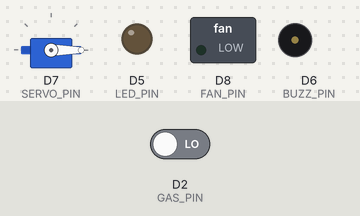
Bench run of a sketch on a simulated ESP8266 (NodeMCU). On the bench: servo, switched loads named in the sketch (green lamp = pin HIGH), output pins drawn as LEDs (lit = HIGH), buzzer (waves = sounding, pin HIGH). Dashed ring = blinking. The inputs (shaded band) are chosen by the test bench; at power-on: D2 (GAS_PIN) LOW. What the sketch prints to the serial monitor is not drawn.

Above: at 1.2 s.
1.3 s: D2 (GAS_PIN) driven HIGH
At 1.41 s:
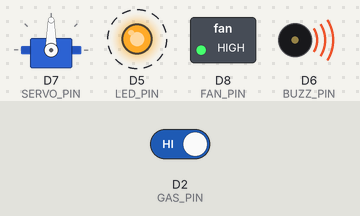
4.3 s: D2 (GAS_PIN) driven LOW
At 5.5 s:
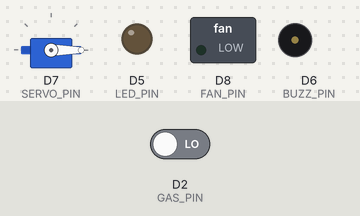
Timing chart, 0 to 7.3 s (numbered marks = the images above; inputs shaded):
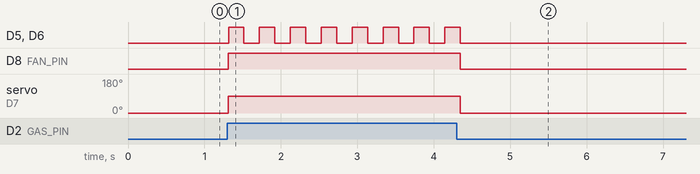

Measured:
- after the input at 1.3 s, D5 (LED_PIN), D6 (BUZZ_PIN): alternates HIGH for 0.20 s and LOW for 0.20 s, starting at once; D8 (FAN_PIN): LOW → HIGH at once; servo on D7 (SERVO_PIN): 0° → 90° at once
- after the input at 4.3 s, D5 (LED_PIN), D6 (BUZZ_PIN): goes on until 4.3 s, then stays LOW; D8 (FAN_PIN): HIGH → LOW after 0.05 s; servo on D7 (SERVO_PIN): 90° → 0° after 0.05 s

The sketch:

ESP8266_Code.ino_Code__ESP8266_Code.ino
```cpp
#include <ESP8266WiFi.h>
#include <espnow.h>
#include <Servo.h>

#define GAS_PIN    D2
#define LED_PIN    D5
#define BUZZ_PIN   D6
#define SERVO_PIN  D7
#define FAN_PIN    D8

Servo myServo;

uint8_t broadcastAddress[] = {0x02, 0x00, 0x00, 0x12, 0x34, 0x56};

struct __attribute__((packed)) DataPacket {
  bool gasDetected;
};

DataPacket packet;
unsigned long lastActionTime = 0;
bool ledState = false;
bool lastGasState = false;   // for serial change detection

void onDataSent(uint8_t *mac_addr, uint8_t sendStatus) {
  Serial.print("Send status: ");
  Serial.println(sendStatus == 0 ? "SUCCESS" : "FAIL");
}

void setup() {
  Serial.begin(115200);
  Serial.println("\n=== ESP8266 Sensor Node ===");

  pinMode(GAS_PIN, INPUT);
  pinMode(LED_PIN, OUTPUT);
  pinMode(BUZZ_PIN, OUTPUT);
  pinMode(FAN_PIN, OUTPUT);

  myServo.attach(SERVO_PIN);
  myServo.write(0);
  Serial.println("Servo at 0° (closed)");

  WiFi.mode(WIFI_STA);
  Serial.print(" ESP8266 MAC: ");
  Serial.println(WiFi.macAddress());

  if (esp_now_init() != 0) {
    Serial.println("ESP-NOW init failed!");
    return;
  }

  esp_now_set_self_role(ESP_NOW_ROLE_CONTROLLER);
  esp_now_register_send_cb(onDataSent);
  esp_now_add_peer(broadcastAddress, ESP_NOW_ROLE_SLAVE, 1, NULL, 0);
  Serial.print("Peer added with MAC: ");
  for (int i=0; i<6; i++) {
    Serial.printf("%02X", broadcastAddress[i]);
    if (i<5) Serial.print(":");
  }
  Serial.println();
}

void loop() {
  bool gasDetected = (digitalRead(GAS_PIN) == HIGH);
  packet.gasDetected = gasDetected;


  esp_now_send(broadcastAddress, (uint8_t *)&packet, sizeof(packet));

  if (gasDetected != lastGasState) {
    lastGasState = gasDetected;
    Serial.print("🟢 Gas state changed: ");
    Serial.println(gasDetected ? "DETECTED" : "CLEAR");
  }

  if (gasDetected) {
    digitalWrite(FAN_PIN, HIGH);
    myServo.write(90);
    Serial.println("    Fan ON, Servo -> 90°");

    if (millis() - lastActionTime >= 200) {
      lastActionTime = millis();
      ledState = !ledState;
      digitalWrite(LED_PIN, ledState);
      digitalWrite(BUZZ_PIN, ledState);
    }
  } else {
    digitalWrite(FAN_PIN, LOW);
    digitalWrite(LED_PIN, LOW);
    digitalWrite(BUZZ_PIN, LOW);
    myServo.write(0);
    // Only print actions when they occur (avoid spam)
    static bool wasClear = true;
    if (!wasClear) {
      Serial.println("   All reset (fan OFF, servo 0°)");
      wasClear = true;
    }
  }
  delay(50);
}
```
